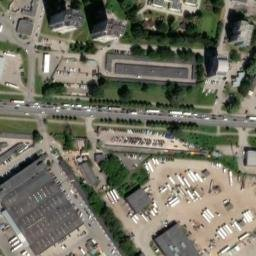
#> input picture docs/images/Armed_sat.jpg, 256 x 256 px
$ python -i detector.py   (imports and definitions only)
#> lines starting #> are read from the running program, lines starting #| are printed output that depends on the picture
"""
Phase 3: Solar Panel Detection using Computer Vision
Analyzes satellite images to detect presence of solar panels
Uses PIL instead of OpenCV
"""

import json
import os
from PIL import Image, ImageStat, ImageFilter
import urllib.request
import ssl

OUTPUT_DIR = "/home/drg/.openclaw/workspace/solar-scout/output/images"


def download_satellite_image(url: str, company_name: str) -> str:
    """
    Download satellite image to local file
    """
    os.makedirs(OUTPUT_DIR, exist_ok=True)

    safe_name = "".join(c for c in company_name if c.isalnum() or c in (' ', '-', '_')).strip()[:30]
    safe_name = safe_name.replace(' ', '_')
    filename = f"{safe_name}_sat.jpg"
    filepath = os.path.join(OUTPUT_DIR, filename)

    if os.path.exists(filepath):
        return filepath

    try:
        req = urllib.request.Request(url, headers={
            "User-Agent": "Mozilla/5.0 (Windows NT 10.0; Win64; x64) AppleWebKit/537.36"
        })

        ctx = ssl.create_default_context()
        ctx.check_hostname = False
        ctx.verify_mode = ssl.CERT_NONE

        with urllib.request.urlopen(req, timeout=30, context=ctx) as response:
            with open(filepath, 'wb') as f:
                f.write(response.read())

        print(f"   📥 Downloaded: {filename}")
        return filepath

    except Exception as e:
        print(f"   ❌ Download failed: {e}")
        return None


def detect_solar_pil(image_path: str) -> dict:
    """
    Detect solar panels using PIL-based image analysis
    """
#> called with image_path = '../docs/images/Armed_sat.jpg'
    if not image_path or not os.path.exists(image_path):
        return {"detected": False, "confidence": 0.0, "details": "No image"}

    try:
        img = Image.open(image_path)
#> img is the input picture: PIL image 256x256 RGB; mean R, G, B 113.4, 112.2, 97.5

        # Convert to RGB if needed
        if img.mode != 'RGB':
            img = img.convert('RGB')

        # Resize for faster processing
        img = img.resize((400, 300))
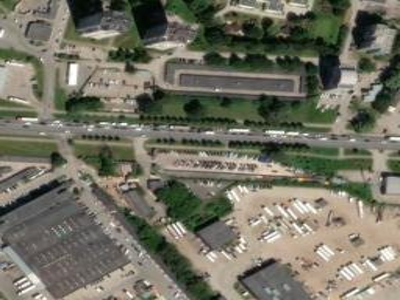
#> img: PIL image 400x300 RGB; mean R, G, B 113.4, 112.2, 97.5

        # Get image statistics
        stats = ImageStat.Stat(img)

        # Solar panel characteristics:
        # - Blue/dark blue color (low red, medium-high blue)
        # - Often creates grid patterns
        # - Higher contrast in certain areas

        r, g, b = stats.mean
#> r = 113.4; g = 112.2; b = 97.49

        # Color-based detection
        # Solar panels: higher blue relative to red
        blue_ratio = b / r if r > 0 else 0
#> blue_ratio = 0.86
        darkness = (r + g + b) / 3  # 0-255 scale
#> darkness = 107.7

        # Calculate variance (grid patterns have higher variance)
        variance = stats.stddev[0]
#> variance = 54.78

        # Decision logic - require higher confidence
        detected = False
        confidence = 0.0
        details = ""

        # Heuristics for solar detection - stricter criteria
        # Must have BOTH blue color AND high variance to detect solar
        if blue_ratio > 1.15 and darkness < 100 and variance > 55:
            # Blue-ish and dark - possible solar
            confidence = 0.5
            detected = True
            details = f"Blue-ish tone detected (ratio: {blue_ratio:.2f})"
        elif variance > 50:
            # High variance might indicate panels
            confidence = 0.4
            detected = True
            details = f"High variance pattern detected ({variance:.1f})"
#> details = 'High variance pattern detected (54.8)'
        else:
            confidence = 0.15
            details = f"No solar pattern (blue_ratio: {blue_ratio:.2f}, variance: {variance:.1f})"

        # Additional check: edge detection for rectangular shapes
        gray = img.convert('L')
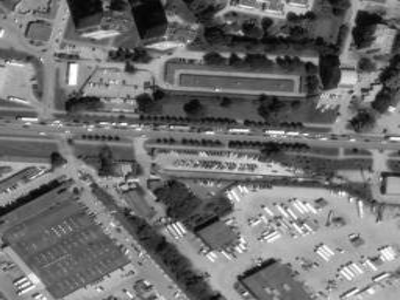
#> gray: PIL image 400x300 L; min 3, max 255, mean 110.9
        edges = gray.filter(ImageFilter.FIND_EDGES)
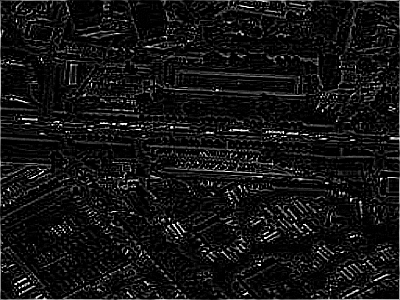
#> edges: PIL image 400x300 L; min 0, max 255, mean 19.9
        edge_stats = ImageStat.Stat(edges)
        edge_mean = edge_stats.mean[0]
#> edge_mean = 19.91

        if edge_mean > 30:
            confidence = min(0.9, confidence + 0.2)
            details += f", edges: {edge_mean:.1f}"

        return {
            "detected": detected,
            "confidence": round(confidence, 2),
            "details": details,
            "blue_ratio": round(blue_ratio, 3),
            "mean_brightness": round(darkness, 1),
            "variance": round(variance, 1)
        }

    except Exception as e:
        return {
            "detected": False,
            "confidence": 0.0,
            "details": f"Error: {str(e)}"
        }


# [96 lines not run here, left out]

>>> result = detect_solar_pil('../docs/images/Armed_sat.jpg')
#> result = {'detected': True, 'confidence': 0.4, 'details': 'High variance pattern detected (54.8)', 'blue_ratio': 0.86, 'mean_brightness': 107.7, 'variance': 54.8}

$ run again, on docs/images/Brivais_sat.jpg
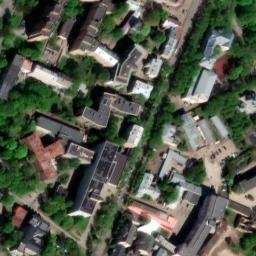
#> input picture docs/images/Brivais_sat.jpg, 256 x 256 px
#> in detect_solar_pil, img is the input picture: PIL image 256x256 RGB; mean R, G, B 82.8, 87.8, 74.3
#> in detect_solar_pil, `img = img.resize((400, 300))`:
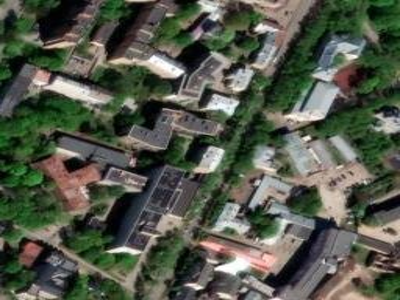
#> img: PIL image 400x300 RGB; mean R, G, B 82.8, 87.8, 74.3
#> r = 82.84; g = 87.77; b = 74.27
#> blue_ratio = 0.897
#> darkness = 81.63
#> variance = 58.68
#> details = 'High variance pattern detected (58.7)'
#> in detect_solar_pil, `edges = gray.filter(ImageFilter.FIND_EDGES)`:
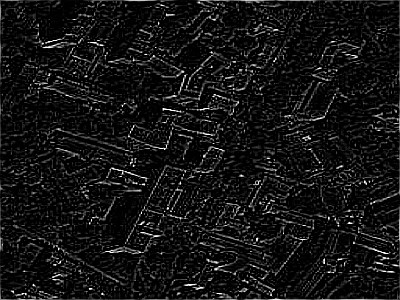
#> edges: PIL image 400x300 L; min 0, max 255, mean 20.1
#> edge_mean = 20.09
#> result = {'detected': True, 'confidence': 0.4, 'details': 'High variance pattern detected (58.7)', 'blue_ratio': 0.897, 'mean_brightness': 81.6, 'variance': 58.7}

$ run again, on docs/images/Burovo_sat.jpg
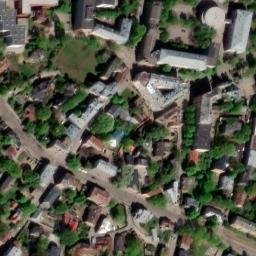
#> input picture docs/images/Burovo_sat.jpg, 256 x 256 px
#> in detect_solar_pil, img is the input picture: PIL image 256x256 RGB; mean R, G, B 86.8, 87.6, 74.4
#> in detect_solar_pil, `img = img.resize((400, 300))`:
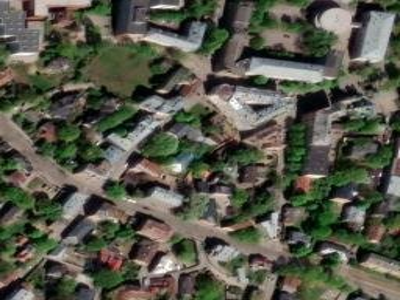
#> img: PIL image 400x300 RGB; mean R, G, B 86.8, 87.6, 74.4
#> r = 86.85; g = 87.62; b = 74.4
#> blue_ratio = 0.857
#> darkness = 82.96
#> variance = 52.39
#> details = 'High variance pattern detected (52.4)'
#> in detect_solar_pil, `edges = gray.filter(ImageFilter.FIND_EDGES)`:
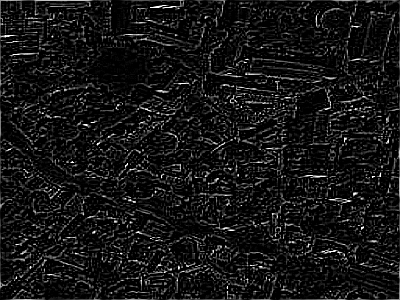
#> edges: PIL image 400x300 L; min 0, max 255, mean 21.3
#> edge_mean = 21.27
#> result = {'detected': True, 'confidence': 0.4, 'details': 'High variance pattern detected (52.4)', 'blue_ratio': 0.857, 'mean_brightness': 83, 'variance': 52.4}
